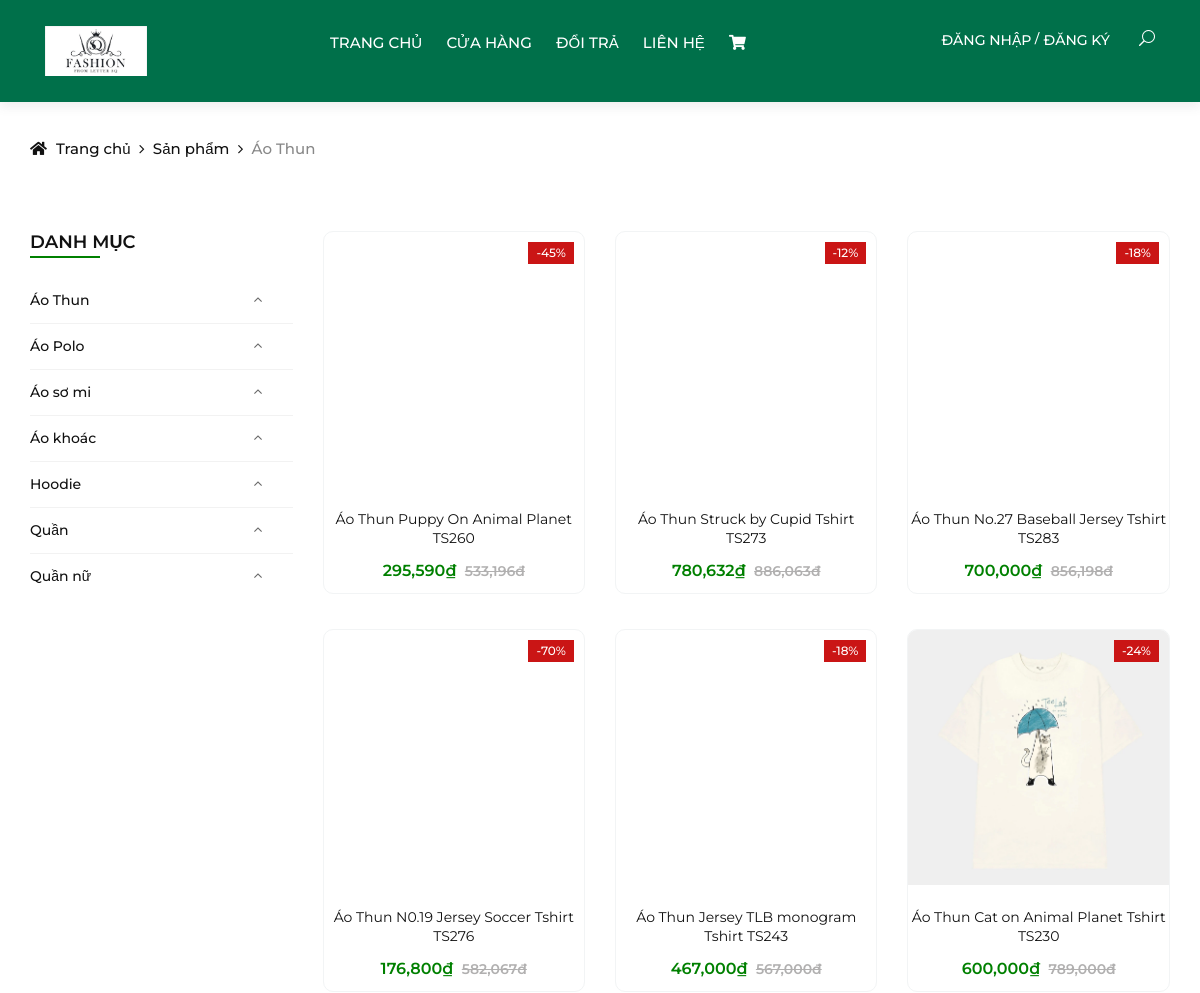
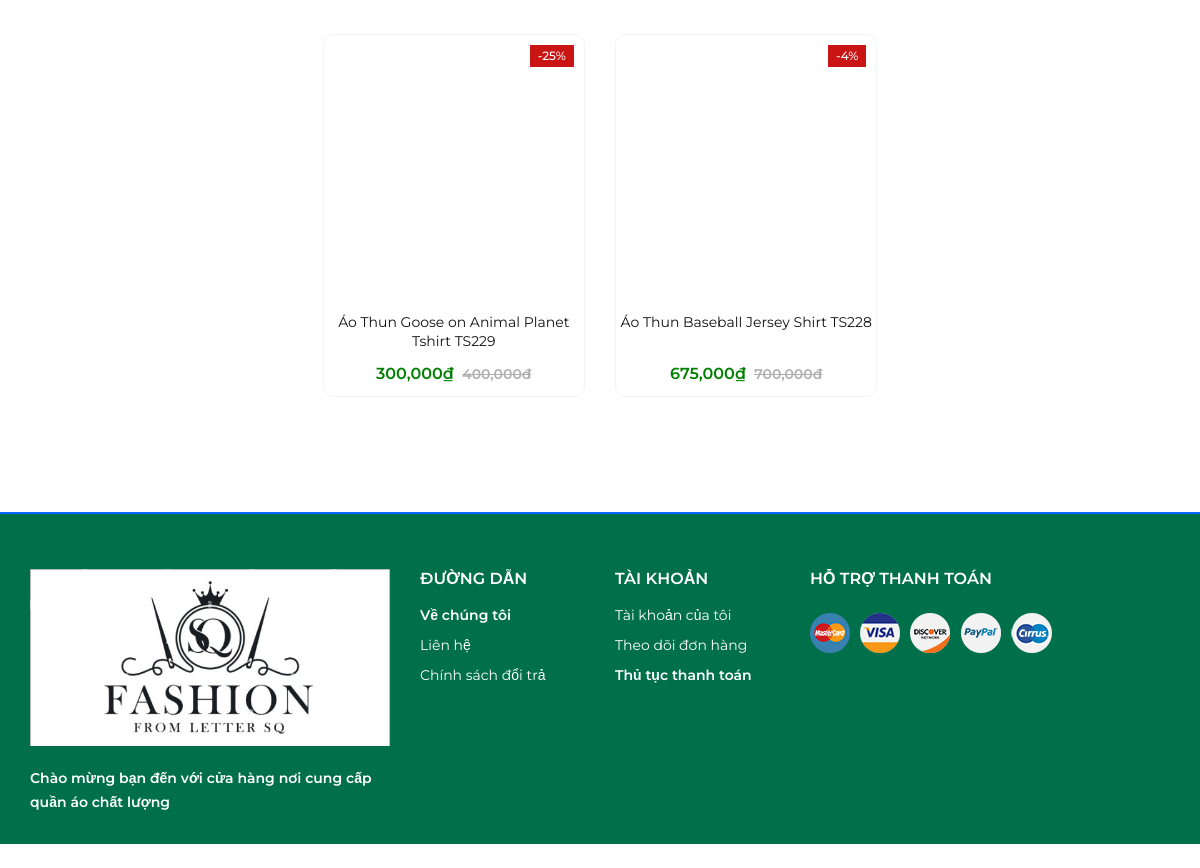
The page /index.php?url=danh-muc-san-pham&id=2 on the database its author committed (2 pictures, top to bottom).
### tables this page shows
CREATE TABLE `categories` (
  `category_id` int(11) NOT NULL,
  `name` varchar(255) NOT NULL,
  `image` varchar(255) NOT NULL,
  `status` tinyint(1) NOT NULL DEFAULT 1
);

CREATE TABLE `products` (
  `product_id` int(11) NOT NULL,
  `category_id` int(11) NOT NULL,
  `name` varchar(255) NOT NULL,
  `image` varchar(255) NOT NULL,
  `quantity` int(11) NOT NULL,
  `sell_quantity` int(11) NOT NULL DEFAULT 0,
  `price` int(11) NOT NULL,
  `sale_price` int(11) NOT NULL,
  `create_date` datetime NOT NULL DEFAULT current_timestamp(),
  `views` int(11) NOT NULL DEFAULT 0,
  `details` text NOT NULL,
  `short_description` text NOT NULL,
  `status` tinyint(1) NOT NULL DEFAULT 1
);

### models/pdo_library.php (called while the page is built, shortened)
<?php
function pdo_query($sql){
    $sql_args = array_slice(func_get_args(), 1);
    try{
        $conn = pdo_get_connection();
        $stmt = $conn->prepare($sql);
        $stmt->execute($sql_args);
        $rows = $stmt->fetchAll();
        return $rows;
    }
    catch(PDOException $e){
        throw $e;
    }
    finally{
        unset($conn);
    }
}
?>

### models/CategoryModel.php (called while the page is built, shortened)
<?php
    class CategoryModel {
        public function select_all_categories() {
            $sql = "SELECT * FROM categories ORDER BY category_id";
            return pdo_query($sql);
        }
    }
?>

### models/ProductModel.php (called while the page is built, shortened)
<?php
class ProductModel
{
    public function select_products_by_cate($category_id)
    {
        $sql = "SELECT * FROM products WHERE category_id = ?";
        return pdo_query($sql, $category_id);
    }
    public function discount_percentage($price, $sale_price)
    {
        $discount_percentage = ($price - $sale_price) / $price * 100;
        return round($discount_percentage, 0) . "%";
    }
}
$ProductModel = new ProductModel();

### views/danh-muc.php (the view, shortened to what this page needs)
<?php
if (isset($_GET['id']) && $_GET['id'] > 0) {
    $category_id = $_GET['id'];
    $list_products = $ProductModel->select_products_by_cate($category_id);
} else {
    header("Location: index.php");
}
$list_catgories = $CategoryModel->select_all_categories();
?>
<div class="breadcrumb-option">
    <div class="container">
        <div class="row">
            <div class="col-lg-12">
                <div class="breadcrumb__links">
                    <a href="index.php"><i class="fa fa-home"></i> Trang chủ</a>
                    <a href="index.php?url=cua-hang">
                        Sản phẩm
                    </a>
                    <span>
                        <?php foreach ($list_catgories as $value) {
                            if ($value['category_id'] == $category_id) {
                                echo $value['name'];
                            }
                        } ?>
                    </span>
                </div>
            </div>
        </div>
    </div>
</div>
<section class="shop spad">
    <div class="container">
        <div class="row">
            <div class="col-lg-3 col-md-3">
                <div class="shop__sidebar">
                    <div class="sidebar__categories">
                        <div class="section-title">
                            <h4>DANH MỤC</h4>
                        </div>
                        <div class="categories__accordion">
                            <div class="accordion" id="accordionExample">
                                <?php foreach ($list_catgories as $value) {
                                    extract($value);
                                ?>
                                    <div class="card">
                                        <div class="card-heading active">
                                            <a href="index.php?url=danh-muc-san-pham&id=<?= $category_id ?>">
                                                <?= $name ?>
                                            </a>
                                        </div>
                                    </div>
                                <?php
                                }
                                ?>
                            </div>
                        </div>
                    </div>
                </div>
            </div>
            <?php if (count($list_products) > 0) { ?>
                <div class="col-lg-9 col-md-9">
                    <div class="row">
                        <?php foreach ($list_products as $value) {
                            extract($value);
                            $discount_percentage = $ProductModel->discount_percentage($price, $sale_price);
                        ?>
                            <div class="col-lg-4 col-md-6 col-6-rp-mobile">
                                <div class="product__item sale">
                                    <div class="product__item__pic set-bg" data-setbg="upload/<?= $image ?>">
                                        <div class="label_right sale">-<?= $discount_percentage ?></div>
                                        <ul class="product__hover">
                                        </ul>
                                    </div>
                                    <div class="product__item__text">
                                        <h6 class="text-truncate-1"><a href=""><?= $name ?></a></h6>
                                        <div class="product__price"><?= number_format($sale_price) . "₫" ?> <span><?= number_format($price) . "đ" ?> </span></div>
                                    </div>
                                </div>
                            </div>
                        <?php
                        }
                        ?>
                    </div>
                </div>
            <?php } ?>
        </div>
    </div>
</section>

### public/css/style.css (style rules this page uses)
html, body { height: 100%; font-family: "Montserrat", sans-serif; -webkit-font-smoothing: antialiased; color: red; }
h1, h2, h3, h4, h5, h6 { margin: 0; color: #111111; font-weight: 400; font-family: "Montserrat", sans-serif; }
h4 { font-size: 24px; }
h6 { font-size: 16px; }
ul, ol { padding: 0; margin: 0; }
.section-title { margin-bottom: 45px; }
.section-title h4 { color: #111111; font-weight: 600; text-transform: uppercase; position: relative; display: inline-block; }
.section-title h4:after { position: absolute; left: 0; bottom: -4px; height: 2px; width: 70px; background: green; content: ""; }
.set-bg { background-repeat: no-repeat; background-size: cover; background-position: top center; }
.spad { padding-top: 100px; padding-bottom: 100px; }
.text-truncate-1 { display: block; white-space: normal; overflow: visible; text-overflow: unset; word-wrap: break-word; min-height: 50px; height: auto; }
.breadcrumb-option { padding-top: 35px; }
.breadcrumb__links a { font-size: 15px; font-weight: 500; color: #111111; margin-right: 18px; display: inline-block; position: relative; }
.breadcrumb__links a:after { position: absolute; right: -14px; top: 0; content: "\f105"; font-family: "FontAwesome"; }
.breadcrumb__links a i { margin-right: 5px; }
.breadcrumb__links span { font-size: 15px; font-weight: 500; color: #888888; display: inline-block; }
.product__item { margin-bottom: 35px; border-radius: 10px; overflow: hidden; border: 1px solid #F2F4F5; }
.product__item.sale .product__item__text { margin-bottom: 10px; }
.product__item.sale .product__item__text .product__price { color: green; }
.product__item__pic { height: 255px; position: relative; overflow: hidden; }
.product__item__pic .label_right { font-size: 12px; color: #ffffff; font-weight: 500; display: inline-block; padding: 2px 8px; text-transform: uppercase; position: absolute; right: 10px; top: 10px; }
.product__item__pic .label_right.sale { background: #ca1515; }
.product__hover { position: absolute; left: 0; width: 100%; bottom: 30px; text-align: center; }
.product__item__text { text-align: center; padding-top: 22px; }
.product__item__text h6 a { font-size: 14px; color: #111111; }
.product__item__text .product__price { color: #111111; font-weight: 600; }
.product__item__text .product__price span { font-size: 14px; color: #b1b0b0; text-decoration: line-through; margin-left: 4px; }
.shop { padding-top: 70px; padding-bottom: 80px; }
.sidebar__categories { margin-bottom: 50px; }
.sidebar__categories .section-title { margin-bottom: 35px; }
.sidebar__categories .section-title h4 { font-size: 18px; }
.categories__accordion .card { border: none; border-radius: 0; padding-bottom: 12px; border-bottom: 1px solid #f2f2f2 !important; margin-bottom: 12px; }
.categories__accordion .card:last-child { padding-bottom: 0; margin-bottom: 0; border-bottom: none !important; }
.categories__accordion .card-heading { cursor: pointer; }
.categories__accordion .card-heading a { font-size: 14px; font-weight: 500; color: #111111; display: block; }
.categories__accordion .card-heading a:after, .categories__accordion .card-heading > a.active[aria-expanded=false]:after { content: "\f107"; font-size: 14px; font-family: "FontAwesome"; color: #666666; position: absolute; right: 30px; top: 0px; }
.categories__accordion .card-heading.active a:after { content: "\f106"; font-size: 14px; font-family: "FontAwesome"; color: #666666; position: absolute; right: 30px; top: -1px; }
@media only screen and (min-width: 1200px) { .container { max-width: 1170px; } }
.card { position: relative; display: -webkit-box; display: -ms-flexbox; display: flex; -webkit-box-orient: vertical; -webkit-box-direction: normal; -ms-flex-direction: column; flex-direction: column; min-width: 0; word-wrap: break-word; background-color: #fff; background-clip: border-box; border: 1px solid rgba(0, 0, 0, 0.1); border-radius: 0.1rem; }

### rows shown on the page
categories: name "Áo Thun"
categories: name "Áo Polo"
categories: name "Áo sơ mi"
categories: name "Áo khoác"
categories: name "Hoodie"
categories: name "Quần"
categories: name "Quần nữ"
products: discount_percentage "45%", name "Áo Thun Puppy On Animal Planet TS260", sale_price "295,590", price "533,196"
products: discount_percentage "12%", name "Áo Thun Struck by Cupid Tshirt TS273", sale_price "780,632", price "886,063"
products: discount_percentage "18%", name "Áo Thun No.27 Baseball Jersey Tshirt TS283", sale_price "700,000", price "856,198"
products: discount_percentage "70%", name "Áo Thun N0.19 Jersey Soccer Tshirt TS276", sale_price "176,800", price "582,067"
products: discount_percentage "18%", name "Áo Thun Jersey TLB monogram Tshirt TS243", sale_price "467,000", price "567,000"
products: shows a picture, discount_percentage "24%", name "Áo Thun Cat on Animal Planet Tshirt TS230", sale_price "600,000", price "789,000"
products: discount_percentage "25%", name "Áo Thun Goose on Animal Planet Tshirt TS229", sale_price "300,000", price "400,000"
products: discount_percentage "4%", name "Áo Thun Baseball Jersey Shirt TS228", sale_price "675,000", price "700,000"
